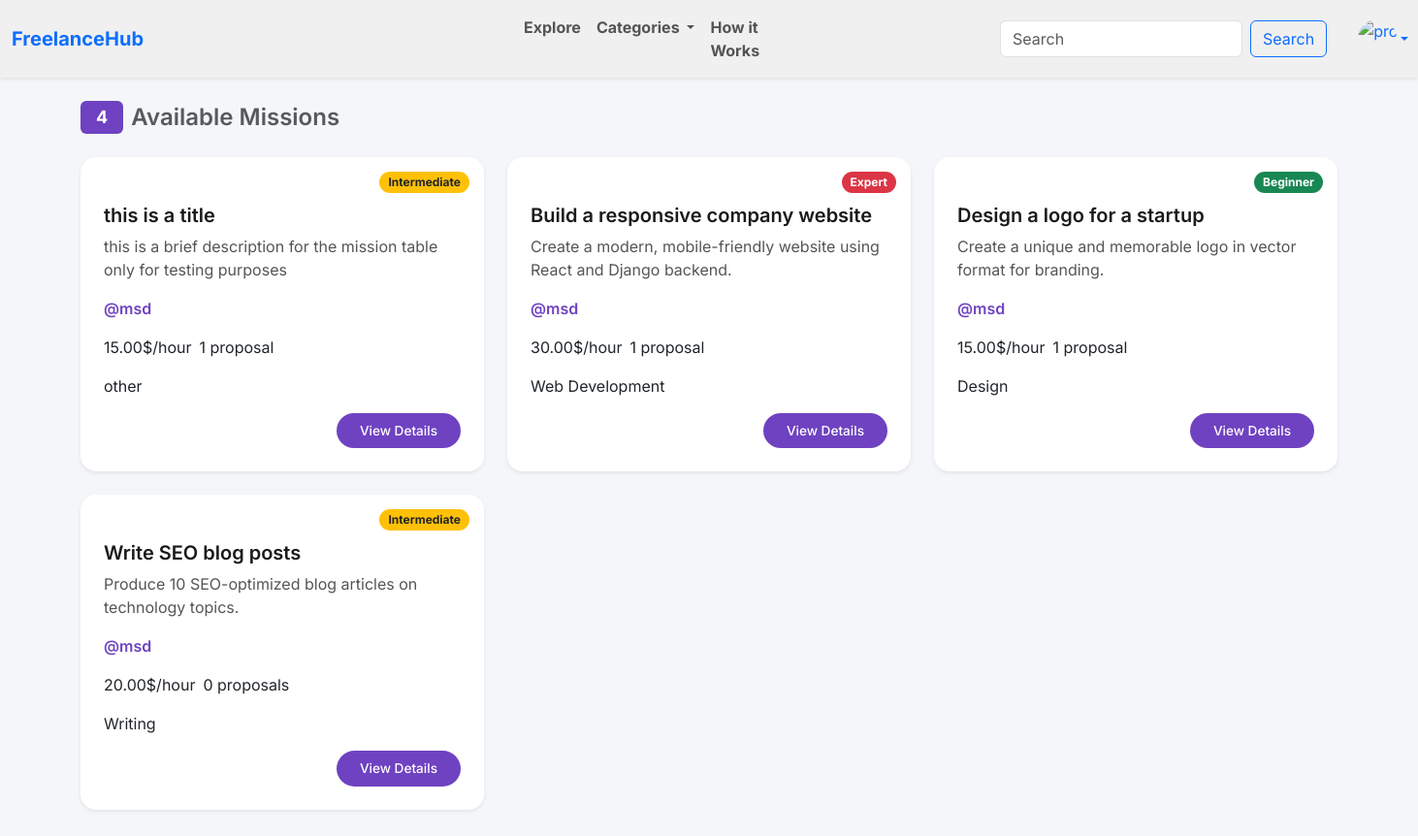
The page /freelancer/dashboard/ (signed in) on the database as committed earlier.
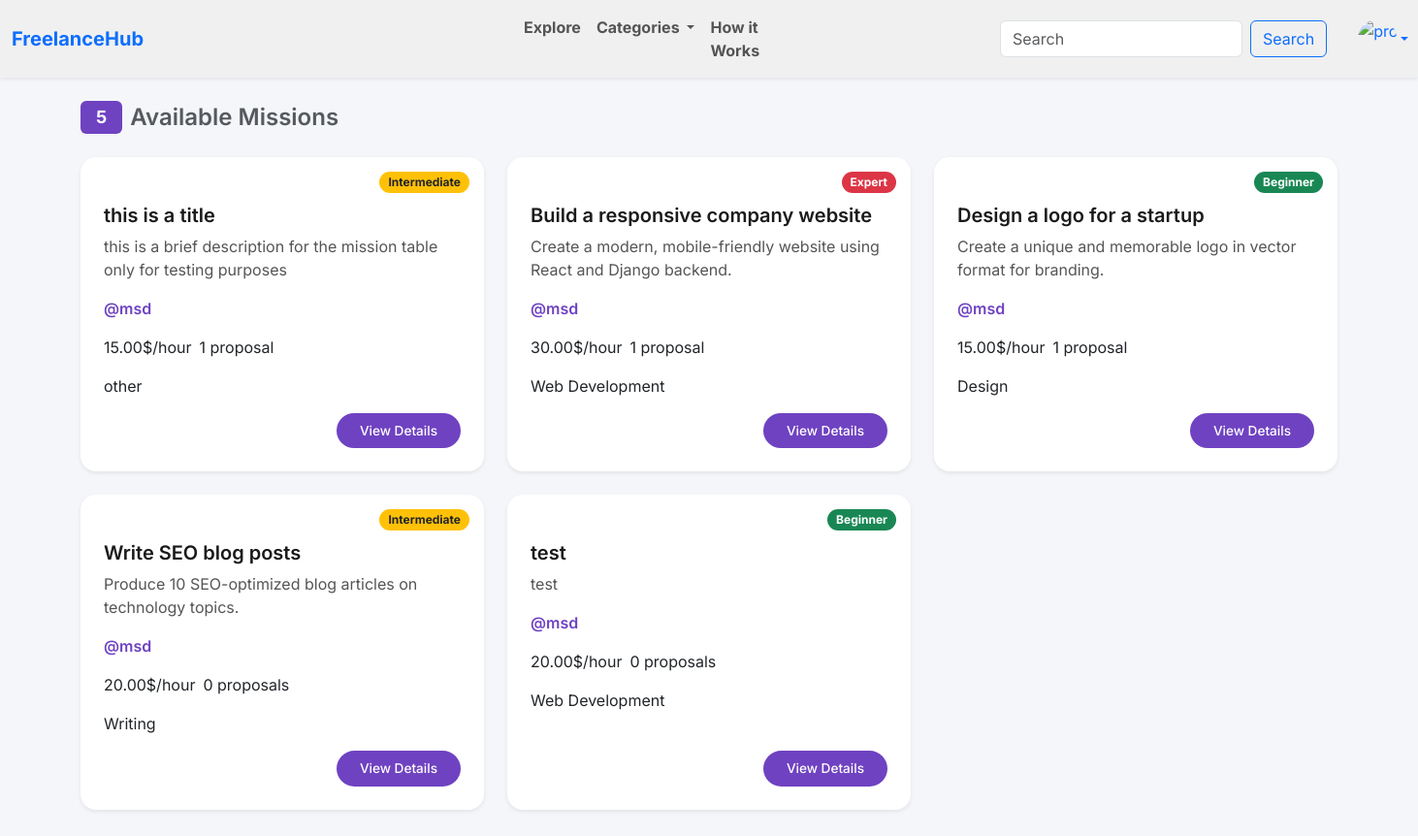
The same page on the database as committed later.
### client/models.py (models this page shows)
class Mission(models.Model):
    LEVEL_CHOICES = [
        ('beginner', 'Beginner'),
        ('intermediate', 'Intermediate'),
        ('expert', 'Expert'),
    ]
    CATEGORY_CHOICES = [
        ('web_dev', 'Web Development'),
        ('design', 'Design'),
        ('writing', 'Writing'),
        ('marketing', 'Marketing'),
        ('other', 'other'),
    ]
    STATUS_CHOICES = [
        ('open', 'Open'),
        ('in_progress', 'In Progress'),
        ('completed', 'Completed'),
    ]
    client = models.ForeignKey(Client, on_delete=models.CASCADE, related_name='missions')
    title = models.CharField(max_length=255)
    description = models.TextField(blank=True)
    price = models.DecimalField(max_digits=8, decimal_places=2)
    category = models.CharField(max_length=255, choices=CATEGORY_CHOICES, default='other')
    level = models.CharField(max_length=15, choices=LEVEL_CHOICES, default='unknown')
    status = models.CharField(max_length=255, choices=STATUS_CHOICES, default='open')
    created_at = models.DateTimeField(auto_now_add=True)
    def get_level_badge_class(self):
        return {
            'beginner': 'bg-success',
            'intermediate': 'bg-warning text-dark',
            'expert': 'bg-danger'   ,
        }.get(self.level, 'bg-secondary')

class Client(models.Model):
    user = models.OneToOneField(User, on_delete=models.CASCADE)
    pfp = models.ImageField(upload_to='uploads/', default='uploads/default.jpg')
    company_name = models.CharField(max_length=255, default='not provided')
    phone_number = models.CharField(max_length=15, default='not provided')
    country = CountryField(default='MA',blank=True, null=True)
    bio = models.TextField(blank=True, default='No Bio provided')
    email = models.EmailField(blank=True, default='No Email provided', null=True)

### freelancer/views.py (the view)
# urls.py: path('dashboard/', views.dashboard, name='dashboard'),
@login_required
def dashboard(request):
    count = Mission.objects.count()
    missions = Mission.objects.annotate(proposal_count=Count('applications'))
    return render(request, 'freelancer/dashboard.html', {'missions': missions, 'count': count})

### freelancer/templates/freelancer/dashboard.html (shortened to what this page needs)
{% extends 'main.html' %}
{% block nav %}
    {% include "navbar.html" with logged_in=True search=True %}
{% endblock %}
{% block content %}
    <div class="container mt-4">
        <h4 class="mb-4 d-flex align-items-center gap-2">
            <span class="badge badge-custom px-3 py-2">{{ count }}</span>
            <span class="text-muted">Available Missions</span>
        </h4>
        <div class="row g-4">
            {% for m in missions %}
                <div class="col-md-6 col-lg-4">
                    <div class="card mission-card card-hover h-100 shadow-sm border-0 rounded-4">
                        <div class="card-body d-flex flex-column justify-content-between pt-5 px-4 pb-4">
                            <span class="badge {{ m.get_level_badge_class }} position-absolute"
                                  style="top: 15px; right: 15px; z-index: 1; font-size: 0.75rem; padding: 0.4em 0.75em; border-radius: 50px;">
                                {{ m.level|title }}
                            </span>
                            <div>
                                <h5 class="card-title mb-2">{{ m.title }}</h5>
                                <p class="card-text text-muted-small mb-3">{{ m.description|truncatewords:18 }}</p>
                            </div>
                            <div class="mb-3">
                            <span tabindex="0"
                                  role="button"
                                  data-bs-toggle="popover"
                                  data-bs-trigger="focus"
                                  data-bs-html="true"
                                  data-bs-title="Contact Info"
                                  data-bs-custom-class="custom-popover"
                                  data-bs-content="<strong>Phone:</strong> {{ m.client.phone_number }}<br><strong>Company:</strong> {{ m.client.company_name }}"
                                  class="text-purple fw-semibold username-hover"
                                  style="cursor: pointer;">
                                @{{ m.client.user.username }}
                            </span>
                            </div>
                            <div class="mb-3 d-flex flex-wrap align-items-center gap-2">
                                <span class="price-tag">{{ m.price }}$/hour</span>
                                <span class="text-muted-small">{{ m.proposal_count }} proposal{{ m.proposal_count|pluralize }}</span>
                            </div>
                            <div class="mb-3">
                                <span class="mission-tag">{{ m.get_category_display }}</span>
                            </div>
                            <div class="text-end mt-auto">
                                <a href="{% url 'freelancer:mission_detail' m.pk %}"
                                   class="btn btn-view rounded-pill px-4 py-2">
                                    View Details
                                </a>
                            </div>
                        </div>
                    </div>
                </div>
            {% endfor %}
        </div>
    </div>
{% endblock content %}

Rows that differ between the two databases and show on the page:
added Mission: level "Beginner", title "test", description "test", client.user.username "msd", price "20.00", proposal_count "0", category "Web Development"
Other text that changed with them:
{{ count }}: "4" → "5"
